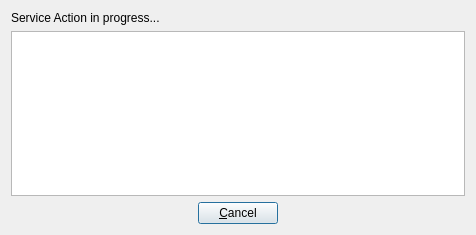
<?xml version="1.0" encoding="UTF-8"?>
<ui version="4.0">
 <class>progressUI</class>
 <widget class="QDialog" name="progressUI">
  <property name="geometry">
   <rect>
    <x>0</x>
    <y>0</y>
    <width>476</width>
    <height>235</height>
   </rect>
  </property>
  <property name="windowTitle">
   <string>Service</string>
  </property>
  <property name="windowIcon">
   <iconset>
    <normaloff>:/images/images/lifepreserver.png</normaloff>:/images/images/lifepreserver.png</iconset>
  </property>
  <layout class="QGridLayout" name="gridLayout">
   <item row="0" column="0">
    <widget class="QLabel" name="labelRestoreStatus">
     <property name="text">
      <string>Service Action in progress...</string>
     </property>
    </widget>
   </item>
   <item row="1" column="0">
    <widget class="QPlainTextEdit" name="viewRestoreOutput">
     <property name="readOnly">
      <bool>true</bool>
     </property>
    </widget>
   </item>
   <item row="2" column="0">
    <layout class="QHBoxLayout" name="horizontalLayout">
     <item>
      <spacer name="horizontalSpacer">
       <property name="orientation">
        <enum>Qt::Horizontal</enum>
       </property>
       <property name="sizeHint" stdset="0">
        <size>
         <width>40</width>
         <height>20</height>
        </size>
       </property>
      </spacer>
     </item>
     <item>
      <widget class="QPushButton" name="pushDone">
       <property name="text">
        <string>&amp;Cancel</string>
       </property>
      </widget>
     </item>
     <item>
      <spacer name="horizontalSpacer_2">
       <property name="orientation">
        <enum>Qt::Horizontal</enum>
       </property>
       <property name="sizeHint" stdset="0">
        <size>
         <width>40</width>
         <height>20</height>
        </size>
       </property>
      </spacer>
     </item>
    </layout>
   </item>
  </layout>
 </widget>
 <resources>
  <include location="servicemanager.qrc"/>
 </resources>
 <connections/>
</ui>
